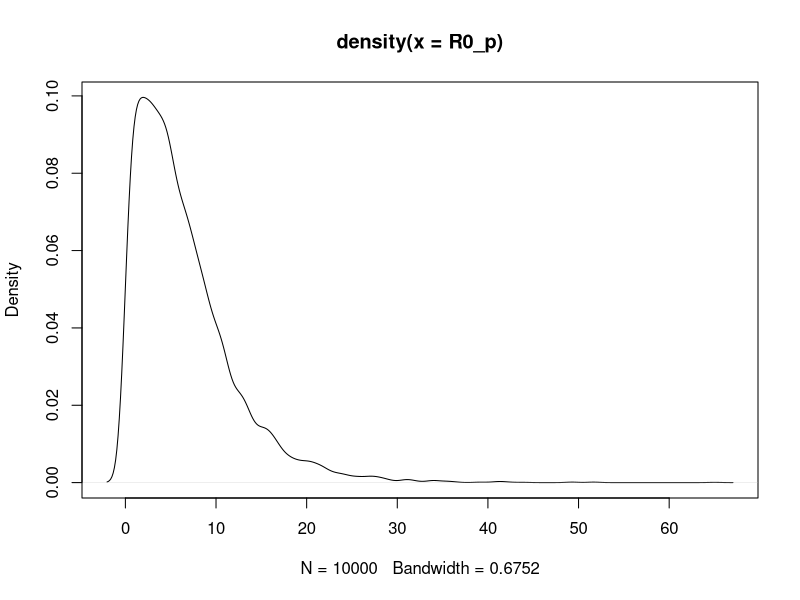

Reproduce this figure in R. (Note: this script raises an error after producing the figure.)
## ---- chunk 1
knitr::opts_chunk$set(echo = TRUE)
## ---- chunk 2
R0 = runif(10000,2,12) # draw randomly 10,000 values between 2 and 12 
gamma = 1/5.1
rho = runif(10000,0,1) 

# calculate values of beta 
beta = R0 * gamma / (1-rho) 
 
# 95% quantiles of beta 
quantile(beta, probs = c(0.025,0.975)) 

# draw from a log normal distribution 
beta_prior = rlnorm(10000,0.8,0.5)

# check values of beta support R0 range 
R0_p = (1-rho) * (beta_prior) / gamma

quantile(R0_p,  probs = c(0.025,0.1,0.25, 0.5, 0.75,0.9,0.975))

plot(density(R0_p))
## ---- chunk 3
start_date =  as.Date.character("01-09-2021", format = "%d-%m-%Y") 
end_date = as.Date.character("23-02-2022", format = "%d-%m-%Y")
all_dates = seq.Date(from = start_date, to = end_date ,  by = "days") # model times 
ts = 1:length(all_dates)
## ---- chunk 4
R0 = 5          # reproduction number 
beta = ( R0 * gamma )/ (1-rho) # transmission rate  
rho = 0.2       # reporting probability 
## ---- chunk 5
simulate_data (
  n_pop = 15810388,                
  immunity = 0.562, 
  n_inf = 1,
  sigma = 1/5.1,   
  gamma = 1/2.1,   
  rho = rho,
  beta = beta, 
  ts = ts
)
## ---- chunk 6
seed_omicron =  which(all_dates == as.Date.character("01-10-2021", format = "%d-%m-%Y")) 
## ---- chunk 7
for(i in 2:ncol(out.df)) plot(out.df[,i], main = names(initial_state)[(i-1)] )
## ---- chunk 8

params_check = c(beta=(1 * gamma )/ (1-rho) , sigma, gamma,rho)
model_check = ode(initial_state, ts, SEIQR, params_check)


for(i in 2:ncol(model_check)) plot(model_check[,i], main = names(initial_state)[(i-1)] )
## ---- chunk 9
sim_data = data.frame(time = ts,
                      rep_inc = round(rho *out.df$E * sigma))[seed_omicron:length(ts), ]

ggplot(sim_data, aes(x= time , y = rep_inc)) +
  geom_point()

## ---- chunk 10
write.csv(sim_data, paste0(file_path, "data/sim_data.csv"))
